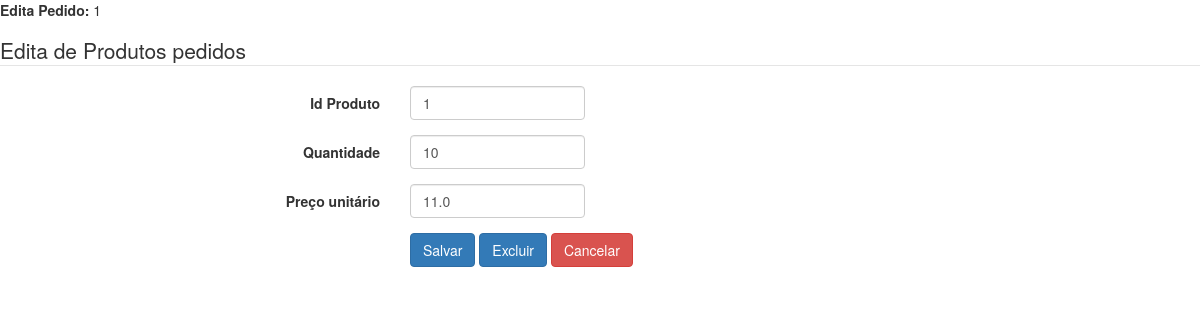
Page /edita-pedido/1/1/ on the earlier database version.
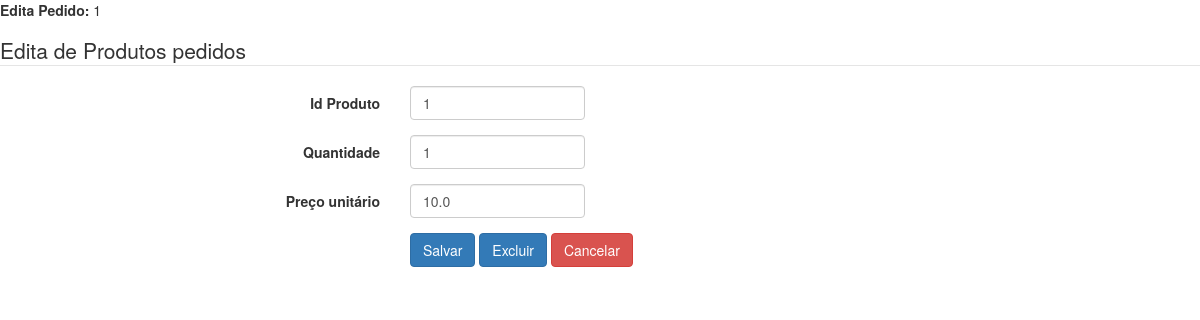
Same page on the later database version.
### tables this page shows
CREATE TABLE itens_pedido (
    id_produto INTEGER NOT NULL,
    id_pedido INTEGER,
    preco_unitario REAL NOT NULL,
    quantidade INTEGER NOT NULL,
    FOREIGN KEY(id_produto) REFERENCES produto(id_produto),
    FOREIGN KEY(id_pedido) REFERENCES pedido(id_pedido)
);

### clientes.py (the view)
@app.route("/edita-pedido/<int:id_pedido>/<int:id_produto>/", methods = ["GET"])
def edita_pedido(id_pedido, id_produto):
    prod_pedido = consultar_itens_pedido(id_pedido, id_produto)
    return render_template("edita_pedido.html", id_pedido = id_pedido, id_produto = id_produto, quantidade = prod_pedido["quantidade"], preco_unitario = prod_pedido["preco_unitario"])

### clientes.py (called while the page is built)
def row_to_dict(description, row):
    if row == None:
        return None
    d = {}
    for i in range(0, len(row)):
        d[description[i][0]] = row[i]
    return d

def conectar():
    return sqlite3.connect('clientes.db')

def consultar_itens_pedido(id_pedido, id_produto):
    with closing(conectar()) as con, closing(con.cursor()) as cur:
        cur.execute("SELECT p.preco_unitario, p.quantidade FROM itens_pedido p WHERE p.id_pedido = ? AND p.id_produto = ?", (id_pedido, id_produto, ))
        return row_to_dict(cur.description, cur.fetchone())

### templates/edita_pedido.html (shortened to what this page needs)
<!DOCTYPE html>
<html>
<head>
    <link href="//maxcdn.bootstrapcdn.com/bootstrap/3.3.0/css/bootstrap.min.css" rel="stylesheet" id="bootstrap-css">
</head>
<body>
    <form class="form-horizontal" action="/edita-pedido/{{id_pedido}}/{{id_produto}}/" method="POST" id="form_principal">
        {% if id_pedido != novo %}
        <p>
            <label>Edita Pedido:</label> {{id_pedido}}
        </p>
        {% endif %}
        <legend>Edita de Produtos pedidos</legend>
        <div class="form-group">
            <label class="col-md-4 control-label" for="id_produto">Id Produto</label>
            <div class="col-md-2">
                <input id="id_produto" name="id_produto" type="text" placeholder="" class="form-control input-md" value="{{id_produto}}">
            </div>
        </div>
        <div class="form-group">
            <label class="col-md-4 control-label" for="quantidade">Quantidade</label>
            <div class="col-md-2">
                <input id="quantidade" name="quantidade" type="text" placeholder="" class="form-control input-md" value="{{quantidade}}">
            </div>
        </div>
        <div class="form-group">
            <label class="col-md-4 control-label" for="preco">Preço unitário</label>
            <div class="col-md-2">
                <input id="preco_unitario" name="preco_unitario" type="number" placeholder="" class="form-control input-md" value="{{preco_unitario}}">
            </div>
        </div>
        <div class="form-group">
            <label class="col-md-4 control-label" for="btnsalvar"></label>
            <div class="col-md-8">
                <button type="button" id="btnsalvar" name="btnsalvar" class="btn btn-primary" onclick="salvar()">Salvar</button>
                {% if id_produto != 'novo' %}<button type="button" id="btnexcluir" name="btnexcluir" class="btn btn-primary" onclick="javascript:excluir();">Excluir</button> {% endif %}
                <a id="btncancelar" name="btncancelar" class="btn btn-danger" href="/menu">Cancelar</a>
            </div>
        </div>
    </form>
</body>
</html>

Differences in the rows shown:
changed itens_pedido: preco_unitario "11.0" → "10.0"
Other differences:
form field quantidade: "10" → "1"
